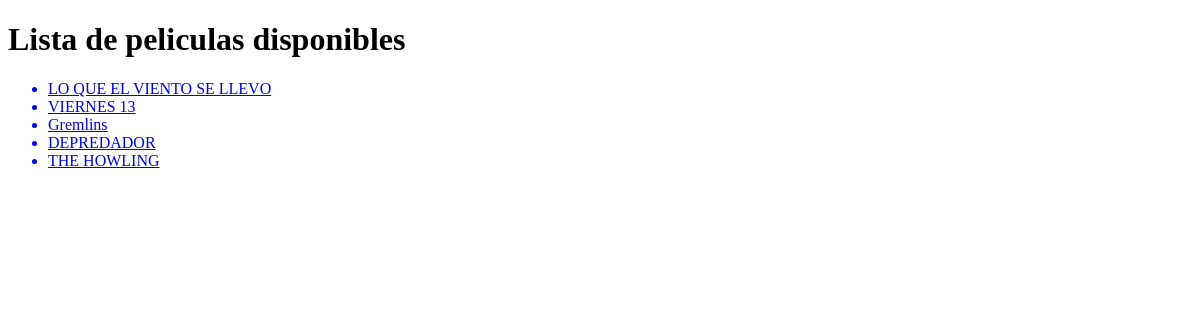
The page /movies/ on the database as committed earlier.
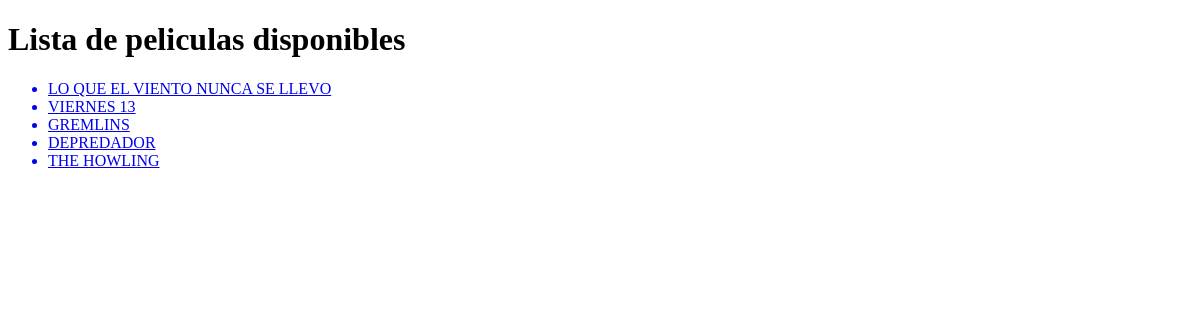
The same page on the database as committed later.
### movies/models.py (models this page shows, shortened)
class Movie(models.Model): #Siempre hay que heredar de models.Model
    title = models.CharField(max_length=140)
    sinopsis = models.TextField(blank=True, null=True)
    duration = models.PositiveIntegerField()
    calif = models.PositiveIntegerField(default=5)
    gender = models.CharField(max_length=50)
    created = models.DateTimeField(auto_now_add=True)
    updated = models.DateTimeField(auto_now=True)

### movies/views.py (the view)
# urls.py: path('', GetMovies), #está entrando a la view getmovies
def GetMovies(request):
    movies = Movie.objects.all() #equivalente al select * from movies_movie
    template_name = 'movies/list.html'
    context = {
        'movies': movies
    }
    return render(request, template_name, context)

### movies/templates/movies/list.html (shortened to what this page needs)
<!DOCTYPE html>
<html lang="en">
<head>
</head>
<body>
    <h1>Lista de peliculas disponibles</h1>
    <ul>
        {% for movie in movies %}
            <a href="/movies/{{ movie.id }}"><li>{{ movie.title }}</li></a>
        {% endfor %}
    </ul>
</body>
</html>

Rows that differ between the two databases and show on the page:
changed Movie: title "LO QUE EL VIENTO SE LLEVO" → "LO QUE EL VIENTO NUNCA SE LLEVO"
changed Movie: title "Gremlins" → "GREMLINS"
